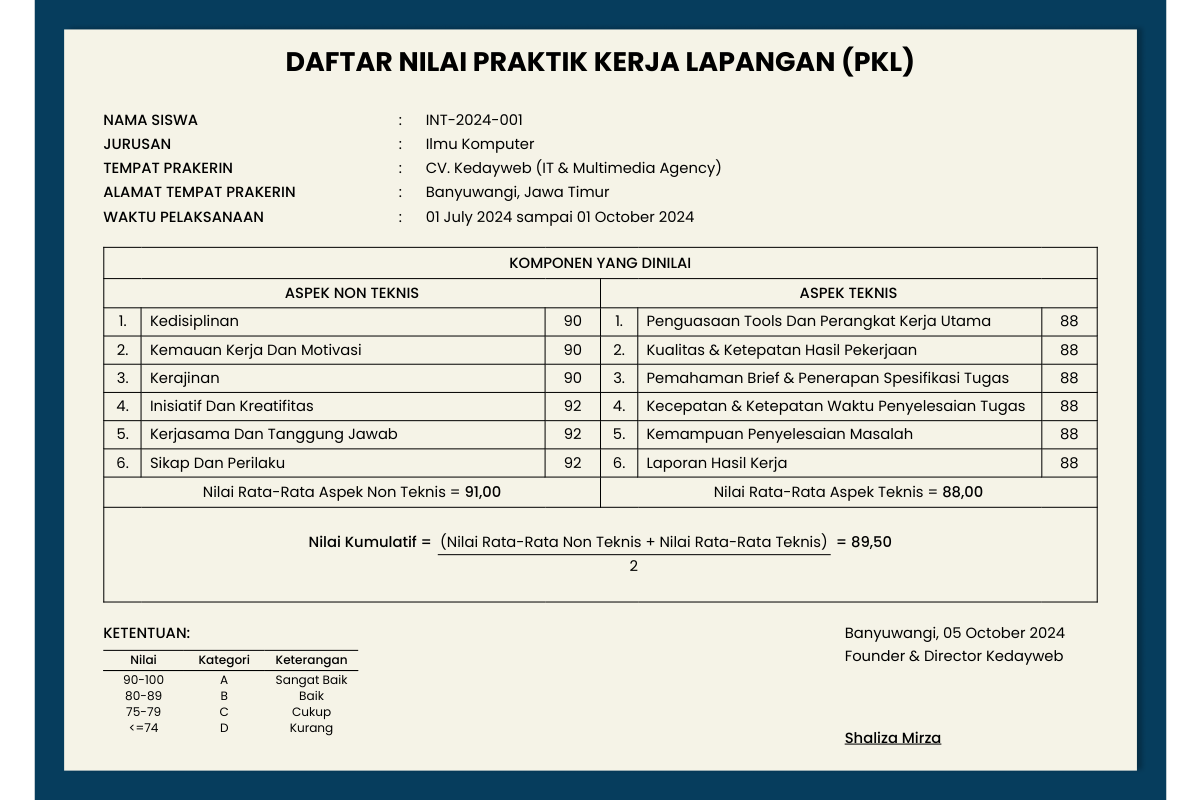
The page /tabel-nilai-viewer.php?id=IS-2024-001 on the database as committed earlier.
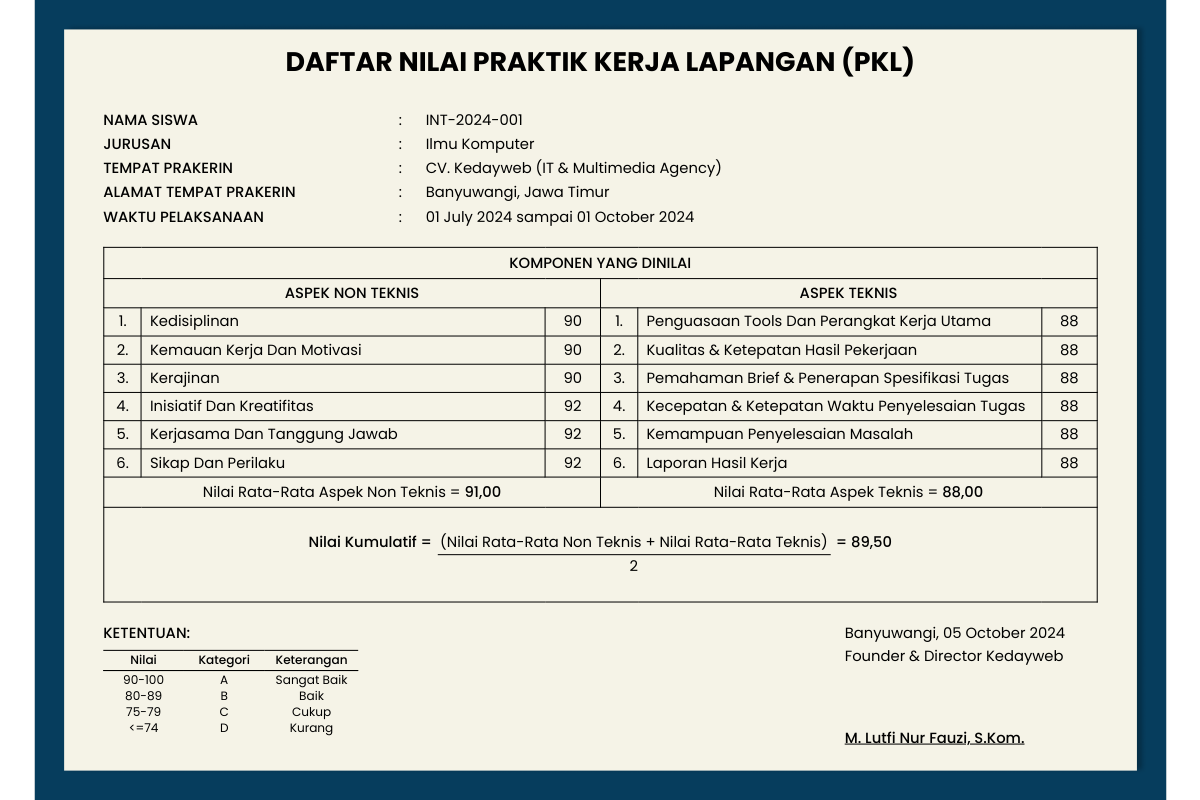
The same page on the database as committed later.
### tables this page shows
CREATE TABLE `certificates` (
  `id` int NOT NULL,
  `certificate_id` varchar(50) NOT NULL,
  `user_id` int DEFAULT NULL,
  `intern_name` varchar(150) NOT NULL,
  `intern_position` varchar(150) NOT NULL,
  `university` varchar(200) DEFAULT '',
  `major` varchar(200) DEFAULT '',
  `start_date` date NOT NULL,
  `end_date` date NOT NULL,
  `issue_date` date NOT NULL,
  `score_technical` tinyint UNSIGNED DEFAULT '0',
  `score_discipline` tinyint UNSIGNED DEFAULT '0',
  `score_attitude` tinyint UNSIGNED DEFAULT '0',
  `final_grade` varchar(5) DEFAULT '',
  `supervisor_name` varchar(150) DEFAULT '',
  `status` enum('active','revoked') NOT NULL DEFAULT 'active',
  `notes` text,
  `created_at` datetime DEFAULT CURRENT_TIMESTAMP,
  `updated_at` datetime DEFAULT CURRENT_TIMESTAMP ON UPDATE CURRENT_TIMESTAMP
);

### tabel-nilai-viewer.php (the view, shortened to what this page needs)
<?php
require_once __DIR__ . '/Login/koneksi.php';
$cert_id = trim($_GET['id'] ?? '');
$cert = null;
if ($cert_id && $conn) {
    $stmt = $conn->prepare(
        "SELECT intern_name, major, score_technical, score_discipline, score_attitude,
                supervisor_name, issue_date,
                DATE_FORMAT(start_date,'%d %M %Y') AS start_fmt,
                DATE_FORMAT(end_date,  '%d %M %Y') AS end_fmt
         FROM certificates WHERE certificate_id = ? LIMIT 1"
    );
    $stmt->bind_param('s', $cert_id);
    $stmt->execute();
    $result = $stmt->get_result();
    $cert   = $result->fetch_assoc();
}
$nama        = htmlspecialchars($cert['intern_name']  ?? '');
$jurusan     = htmlspecialchars($cert['major']         ?? '-');
$start       = $cert['start_fmt'] ?? '';
$end_d       = $cert['end_fmt']   ?? '';
$waktu       = ($start && $end_d) ? "$start sampai $end_d" : '';
$supervisor  = $cert['supervisor_name'] ?? 'M. Lutfi Nur Fauzi, S.Kom.';
$issue_date  = $cert['issue_date']      ?? date('Y-m-d');
$tgl_bwi     = 'Banyuwangi, ' . date('d F Y', strtotime($issue_date));
$skor_teknis   = (int)($cert['score_technical']  ?? 0);
$skor_disiplin = (int)($cert['score_discipline'] ?? 0);
$skor_sikap    = (int)($cert['score_attitude']   ?? 0);
$nt  = [$skor_disiplin, $skor_disiplin, $skor_disiplin, $skor_sikap, $skor_sikap, $skor_sikap];
$tek = [$skor_teknis,   $skor_teknis,   $skor_teknis,   $skor_teknis, $skor_teknis, $skor_teknis];
$rata_nt  = round(array_sum($nt)  / count($nt),  2);
$rata_tek = round(array_sum($tek) / count($tek), 2);
$kumul    = round(($rata_nt + $rata_tek) / 2,    2);
$label_nt = ['Kedisiplinan','Kemauan Kerja Dan Motivasi','Kerajinan',
             'Inisiatif Dan Kreatifitas','Kerjasama Dan Tanggung Jawab','Sikap Dan Perilaku'];
$label_t  = ['Penguasaan Tools Dan Perangkat Kerja Utama','Kualitas &amp; Ketepatan Hasil Pekerjaan',
             'Pemahaman Brief &amp; Penerapan Spesifikasi Tugas','Kecepatan &amp; Ketepatan Waktu Penyelesaian Tugas',
             'Kemampuan Penyelesaian Masalah','Laporan Hasil Kerja'];
function fmt($n) { return number_format($n, 2, ',', '.'); }
?>
<!DOCTYPE html>
<html lang="id">
<head>
</head>
<body>
<div class="page-scaler">
<main class="page" id="page">
  <h1 class="judul">DAFTAR NILAI PRAKTIK KERJA LAPANGAN (PKL)</h1>
  <section class="data-siswa">
    <div class="baris"><span class="label">NAMA SISWA</span><span>:</span><span><?php echo $nama; ?></span></div>
    <div class="baris"><span class="label">JURUSAN</span><span>:</span><span><?php echo $jurusan; ?></span></div>
    <div class="baris"><span class="label">TEMPAT PRAKERIN</span><span>:</span><span>CV. Kedayweb (IT &amp; Multimedia Agency)</span></div>
    <div class="baris"><span class="label">ALAMAT TEMPAT PRAKERIN</span><span>:</span><span>Banyuwangi, Jawa Timur</span></div>
    <div class="baris"><span class="label">WAKTU PELAKSANAAN</span><span>:</span><span><?php echo htmlspecialchars($waktu); ?></span></div>
  </section>
  <table class="nilai">
    <colgroup>
      <col class="no"><col><col class="skor">
      <col class="no"><col><col class="skor">
    </colgroup>
    <thead>
      <tr class="judul-tabel"><th colspan="6">KOMPONEN YANG DINILAI</th></tr>
      <tr class="aspek">
        <th colspan="3">ASPEK NON TEKNIS</th>
        <th colspan="3">ASPEK TEKNIS</th>
      </tr>
    </thead>
    <tbody>
      <?php for ($i = 0; $i < 6; $i++): ?>
      <tr>
        <td class="no"><?php echo ($i+1); ?>.</td>
        <td><?php echo htmlspecialchars($label_nt[$i]); ?></td>
        <td class="skor"><?php echo $cert ? $nt[$i] : ''; ?></td>
        <td class="no"><?php echo ($i+1); ?>.</td>
        <td><?php echo $label_t[$i]; ?></td>
        <td class="skor"><?php echo $cert ? $tek[$i] : ''; ?></td>
      </tr>
      <?php endfor; ?>
    </tbody>
    <tfoot>
      <tr>
        <td class="rata" colspan="3">Nilai Rata-Rata Aspek Non Teknis = <span class="hasil"><?php echo $cert ? fmt($rata_nt) : ''; ?></span></td>
        <td class="rata" colspan="3">Nilai Rata-Rata Aspek Teknis = <span class="hasil"><?php echo $cert ? fmt($rata_tek) : ''; ?></span></td>
      </tr>
      <tr>
        <td class="kumulatif" colspan="6">
          <div class="rumus">
            <span>Nilai Kumulatif =</span>
            <span class="pecahan">
              <span class="pembilang">(Nilai Rata-Rata Non Teknis + Nilai Rata-Rata Teknis)</span>
              <span>2</span>
            </span>
            <span>= <span class="hasil"><?php echo $cert ? fmt($kumul) : ''; ?></span></span>
          </div>
        </td>
      </tr>
    </tfoot>
  </table>
  <section class="bawah">
    <div>
      <p class="judul-ketentuan">KETENTUAN:</p>
      <table class="predikat">
        <colgroup><col style="width:60pt"><col style="width:60pt"><col style="width:70pt"></colgroup>
        <thead><tr><th>Nilai</th><th>Kategori</th><th>Keterangan</th></tr></thead>
        <tbody>
          <tr><td>90-100</td><td>A</td><td>Sangat Baik</td></tr>
          <tr><td>80-89</td><td>B</td><td>Baik</td></tr>
          <tr><td>75-79</td><td>C</td><td>Cukup</td></tr>
          <tr><td>&lt;=74</td><td>D</td><td>Kurang</td></tr>
        </tbody>
      </table>
    </div>
    <div class="ttd">
      <p><?php echo htmlspecialchars($tgl_bwi); ?></p>
      <p>Founder &amp; Director Kedayweb</p>
      <div class="ruang"></div>
      <p class="nama"><?php echo htmlspecialchars($supervisor); ?></p>
    </div>
  </section>
</main>
</div>
</body>
</html>

### tabel-nilai-viewer.php (style rules this page uses)
:root { --garis: 1px solid #000; }
* { box-sizing: border-box; margin: 0; padding: 0; }
html, body { width: 100%; height: 100%; margin: 0; padding: 0; overflow: hidden; background: transparent; display: flex; align-items: center; justify-content: center; font-family: 'Poppins', sans-serif; color: #000; -webkit-print-color-adjust: exact; print-color-adjust: exact; }
.page-scaler { width: 100%; height: 100%; display: flex; align-items: center; justify-content: center; }
.page { width: 297mm; height: 210mm; padding: 31pt 51pt 0; position: relative; overflow: hidden; flex-shrink: 0; background: #f5f3e7 url('uploads/Certificate/Sertifikat_Belakang.png') center / 100% 100% no-repeat; font-size: 11pt; line-height: 17pt; transform-origin: center center; }
.judul { font-size: 20pt; line-height: 30pt; font-weight: 700; text-align: center; }
.data-siswa { margin-top: 20pt; display: grid; row-gap: 1pt; }
.data-siswa .baris { display: grid; grid-template-columns: 220pt 20pt 1fr; min-height: 17pt; }
.data-siswa .label { font-weight: 500; }
.nilai { width: 100%; margin-top: 14pt; border-collapse: collapse; table-layout: fixed; border: var(--garis); }
.nilai col.no { width: 28pt; }
.nilai col.skor { width: 41pt; }
.nilai th, .nilai td { border: var(--garis); padding: 0 6pt; vertical-align: middle; }
.nilai th { font-weight: 500; text-align: center; }
.nilai td { height: 21pt; }
.nilai td.no, .nilai td.skor { text-align: center; padding: 0; }
.nilai thead tr.judul-tabel th { height: 23pt; }
.nilai thead tr.aspek th { height: 22pt; }
.nilai tfoot td.rata { height: 22pt; text-align: center; }
.nilai tfoot td.kumulatif { height: 71pt; padding: 0; }
.hasil { font-weight: 500; }
.rumus { display: flex; justify-content: center; align-items: flex-start; gap: 4pt; font-weight: 500; }
.pecahan { display: flex; flex-direction: column; align-items: center; font-weight: 400; }
.pembilang { border-bottom: var(--garis); padding: 0 2pt; }
.bawah { margin-top: 14pt; padding-right: 24pt; display: flex; justify-content: space-between; align-items: flex-start; }
.judul-ketentuan { font-weight: 500; margin-bottom: 4pt; }
.predikat { width: 190pt; border-collapse: collapse; table-layout: fixed; font-size: 9pt; line-height: 12pt; }
.predikat th { font-weight: 500; padding: 1pt 0; border-top: var(--garis); border-bottom: var(--garis); }
.predikat td { padding: 0; text-align: center; }
.predikat tbody tr:first-child td { padding-top: 1pt; }
.ttd p { line-height: 17pt; }
.ttd .ruang { height: 44pt; }
.ttd .nama { font-weight: 500; text-decoration: underline; }

Rows that differ between the two databases and show on the page:
changed certificates "Ilmu Komputer": supervisor_name "Shaliza Mirza" → "M. Lutfi Nur Fauzi, S.Kom."
